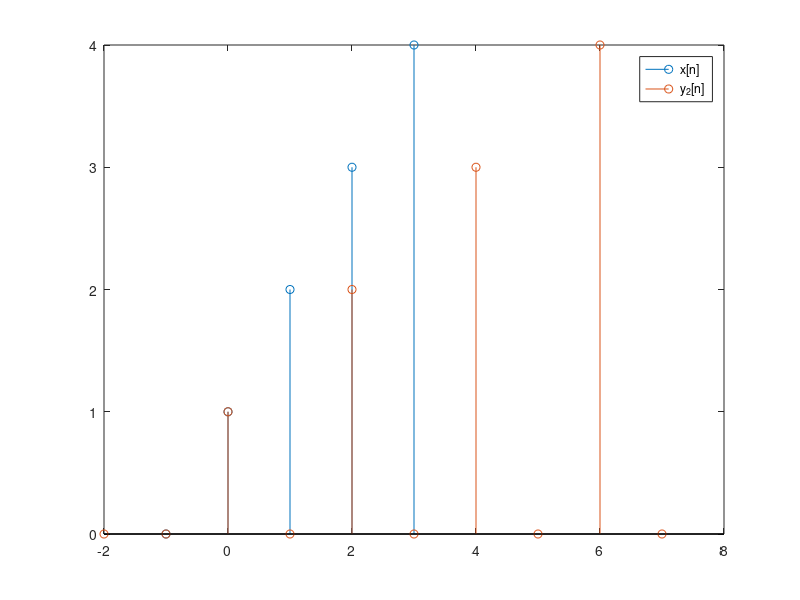

Write the MATLAB code that produced this figure.

clc
clear
close all

n = -1:3;
x = [0 1 2 3 4];
stem(n,x);
%a part (at a time  single hi run ho ga )
% hold on;
% 
% y = x.^2;
% stem(n,y);


% dynamic ha b awala 
hold on ;
a = 1/2;
y = upsample(x,1/a)
stem(-2:7,y)
legend('x[n]','y_2[n]')


